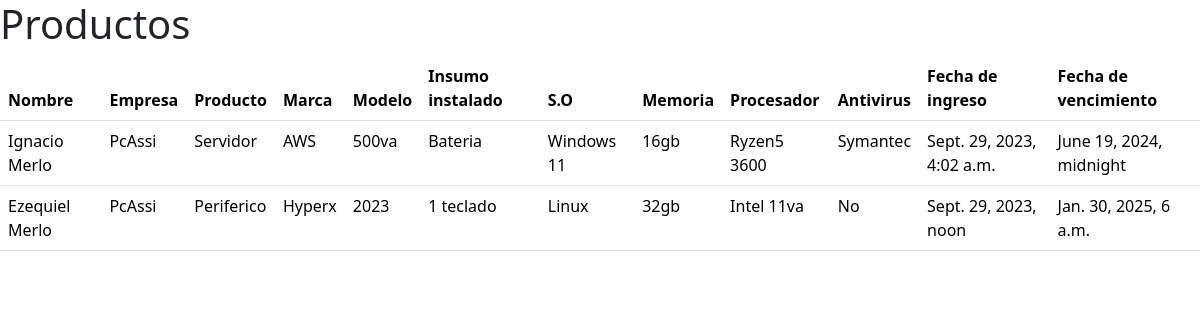
The app's page /formulario/ with its own data.
### formulario/models.py (models this page shows, shortened)
class Registro(models.Model):
    nombre = models.CharField(max_length=255)
    empresa = models.CharField(max_length=255)
    producto = models.CharField(max_length=255)
    marca = models.CharField(max_length=255)
    modelo = models.CharField(max_length=255)
    insumo_instalado = models.CharField(max_length=255)
    so = models.CharField(max_length=255)
    memoria = models.CharField(max_length=255)
    procesador = models.CharField(max_length=255)
    antivirus = models.CharField(max_length=255)
    fecha_ingreso = models.DateTimeField(default=timezone.now)
    vence = models.DateTimeField()

### formulario/views.py (the view)
# urls.py: path('', views.index, name='index'),
def index(request):
    registro = Registro.objects.all()
    return render(
        request,
        'index.html',
        context={'formulario': registro}
    )

### formulario/templates/index.html
{% extends 'base.html' %}
{% block content %}
<h1> Productos </h1>
<table class="table">
    <thead>
        <tr>
            <th>Nombre</th>
            <th>Empresa</th>
            <th>Producto</th>
            <th>Marca</th>
            <th>Modelo</th>
            <th>Insumo instalado</th>
            <th>S.O</th>
            <th>Memoria</th>
            <th>Procesador</th>
            <th>Antivirus</th>
            <th>Fecha de ingreso</th>
            <th>Fecha de vencimiento</th>
        </tr>
    </thead>
    <tbody>
        {% for registro in formulario %}
        <tr>
            <td>{{registro.nombre}}</td>
            <td>{{registro.empresa}}</td>
            <td>{{registro.producto}}</td>
            <td>{{registro.marca}}</td>
            <td>{{registro.modelo}}</td>
            <td>{{registro.insumo_instalado}}</td>
            <td>{{registro.so}}</td>
            <td>{{registro.memoria}}</td>
            <td>{{registro.procesador}}</td>
            <td>{{registro.antivirus}}</td>
            <td>{{registro.fecha_ingreso}}</td>
            <td>{{registro.vence}}</td>
        </tr>
        {% endfor%}
    </tbody>
</table>
{% endblock %}

### templates/base.html (shortened to what this page needs)
<!DOCTYPE html>
<html lang="en">
<head>
    <link href="https://cdn.jsdelivr.net/npm/bootstrap@5.3.2/dist/css/bootstrap.min.css" rel="stylesheet">
</head>
<body>
    {% block content %}
    {% endblock %}
</body>
</html>

### records on screen
Registro: nombre "Ignacio Merlo", empresa "PcAssi", producto "Servidor", marca "AWS", modelo "500va", insumo_instalado "Bateria", so "Windows 11", memoria "16gb", procesador "Ryzen5 3600", antivirus "Symantec", fecha_ingreso "Sept. 29, 2023, 4:02 a.m.", vence "June 19, 2024, midnight"
Registro: nombre "Ezequiel Merlo", empresa "PcAssi", producto "Periferico", marca "Hyperx", modelo "2023", insumo_instalado "1 teclado", so "Linux", memoria "32gb", procesador "Intel 11va", antivirus "No", fecha_ingreso "Sept. 29, 2023, noon", vence "Jan. 30, 2025, 6 a.m."
